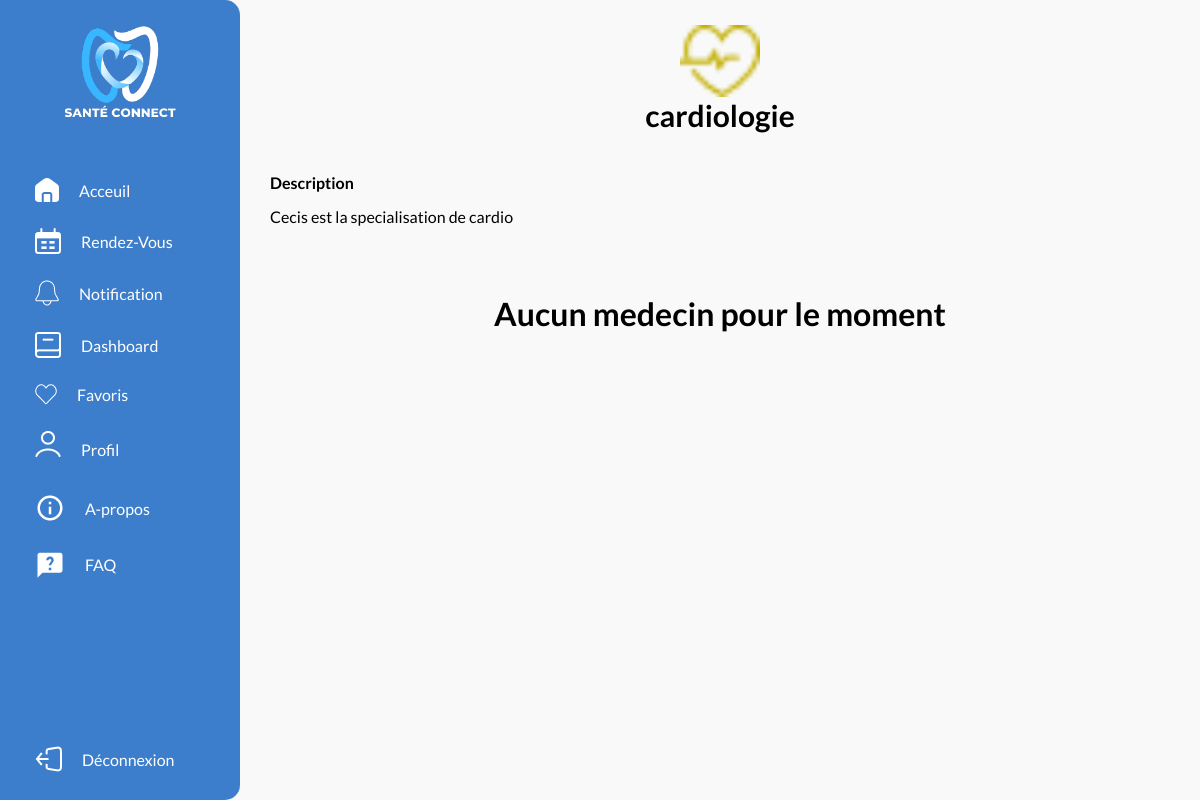
The app's page /index.php?page=specialite&spe-id=1 (signed in) with its own data.
### tables this page shows
CREATE TABLE `specialite` (
  `id` int(11) NOT NULL,
  `nom` varchar(100) NOT NULL,
  `couleur` varchar(10) NOT NULL,
  `icone` varchar(255) NOT NULL,
  `description` text DEFAULT NULL
);

### model/models/SpecialiteModel.php (called while the page is built, shortened)
<?php
require_once __DIR__.'/../dbconfig/connect.php';
require_once __DIR__.'/../classes/Specialite.php';
class SpecialiteModel extends Specialite{
    public static function get($id) {
        try {
            $bdd = connexion();
            $query = $bdd->prepare("SELECT * FROM specialite WHERE id = :id");
            $query->bindParam(':id', $id);
            $query->execute();
            $result = $query->fetch(PDO::FETCH_ASSOC);
            return new SpecialiteModel($result['id'], $result['nom'], $result['couleur'], $result['icone'], $result['description']);
        } catch (PDOException $e) {
            echo "Error fetching Specialite: " . $e->getMessage();
            return null;
        }
    }
}

### model/dbconfig/connect.php (called while the page is built)
<?php
    function connexion(){
        try {
            $bdd = new PDO('mysql:host=localhost;dbname=santeconnect', 'root', '');
            $bdd->setAttribute(PDO::ATTR_ERRMODE, PDO::ERRMODE_EXCEPTION);
        } catch (PDOException $e) {
            echo "Connection failed: " . $e->getMessage();
        }
        return $bdd;
    }

### model/classes/Specialite.php (called while the page is built, shortened)
<?php
class Specialite {
    public function __construct($id, $nom, $couleur, $icone, $description) {
        $this->nom = $nom;
        $this->icone = $icone;
        $this->description = $description;
    }
}

### model/models/MedecinInfosModel.php (called while the page is built, shortened)
<?php
    require_once __DIR__.'/../dbconfig/connect.php';
    require_once __DIR__.'/SpecialiteModel.php';
    class MedecinInfosModel extends MedecinInfos{
        public static function getWhere($conditions, $logicalOperator = 'AND') {
            try {
                $bdd = connexion();
                $sql = "SELECT * FROM medecininfos";
                $conditionsSql = [];
                foreach ($conditions as $key => $value) {
                    $conditionsSql[] = "$key = :$key";
                }
                $sql .= " WHERE " . implode(" $logicalOperator ", $conditionsSql);
                $query = $bdd->prepare($sql);
                foreach ($conditions as $key => $value) {
                    $query->bindValue(":$key", $value);
                }
                $query->execute();
                $medecins = [];
                return $medecins;
            } catch (PDOException $e) {
                echo "Error fetching MedecinInfos: " . $e->getMessage();
                return [];
            }
        }
    }

### view/User/detail_specialite.php (the view, shortened to what this page needs)
<!DOCTYPE html>
<html lang="fr">
<head>
    <link rel="stylesheet" href="public/user/Css/detail_specialite.css">
    <link rel="stylesheet" href="public/templatesCSS/medecin-cart.css">
</head>
<body>
    <?php
        include __DIR__ ."/includes/sidebar.php";
    ?>
    <main id="main">
        <div class="detail">
            <div class="profil">
                <img src="<?=$specialite->icone?>" alt="" id="gene" style="width: 80px; heigth:80px">
                <label for="gene" style="font-size: 30px;"><b><?=$specialite->nom?></b></label>
            </div>
            <div class="Description">
                <strong>Description</strong>
                <div>
                <?=$specialite->description?>
            </div>
            <?php if(!$medecins){ ?>
                <br><br>
                <center>
                    <h1>
                        Aucun medecin pour le moment
                    </h1>
                </center>
            <?php } ?>
            </div>
        </div>
    </main>
</body>
</html>

### public/user/Css/detail_specialite.css (style rules this page uses)
* { margin: 0; padding: 0; box-sizing: border-box; }
body { background-color: #F9F9F9; font-family: 'Lato', sans-serif; }
main { margin-left: 17%; width: 83%; padding: 25px 30px; position: relative; transition: all .5s ease; }
@media screen and (max-width: 1250px) { main { margin-left: 20%; width: 80%; } }
.profil { display: flex; flex-direction: column; align-items: center; }
.Description { display: flex; flex-direction: column; gap: 15px; }
.detail { display: flex; flex-direction: column; gap: 40px; }

### public/templatesCSS/medecin-cart.css (style rules this page uses)
* { box-sizing: border-box; }

### records on screen
specialite: icone (picture), nom "cardiologie", description "Cecis est la specialisation de cardio"
